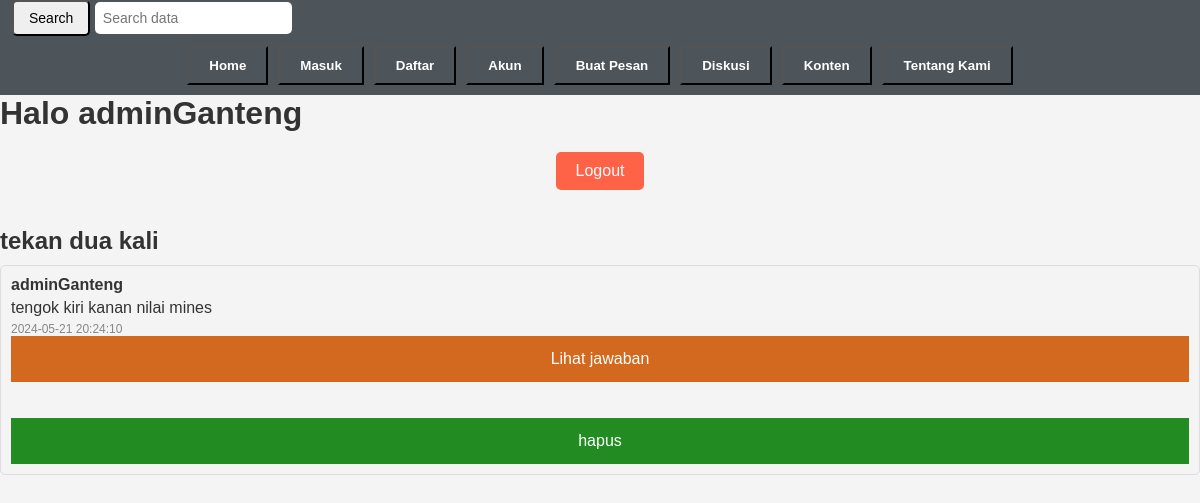
The app's page /account.php (signed in) with its own data.
### tables this page shows
CREATE TABLE `diskusi` (
  `id` int(250) NOT NULL,
  `userName` text NOT NULL,
  `content` text NOT NULL,
  `regdate` timestamp NOT NULL DEFAULT current_timestamp() ON UPDATE current_timestamp()
);

### account.php (the view, shortened to what this page needs)
<?php
include "layout/headers.php";
?>
<body>
    <h1>
        <?php
        if (isset($_SESSION['is_login'])) {
            echo "Halo ";
            echo htmlspecialchars($_SESSION['user']);
            echo '<form action="submit.php" method="post" class="logout-form">
                    <button type="submit" name="logout" class="logout-button">Logout</button>
                  </form>';
            echo '<br><h2>tekan dua kali </h2>';
        } else {
            echo "Silahkan login terlebih dahulu";
        }
        ?>
    </h1>
</body>
<?php
if (isset($_SESSION["user"])) {
    $nama = $_SESSION["user"];
    $stmt = $conn->prepare("SELECT id, userName, content, regdate FROM diskusi WHERE userName = ?");
    $stmt->bind_param("s", $nama);
    $stmt->execute();
    $result = $stmt->get_result();
    if ($result->num_rows > 0) {
        while ($row = $result->fetch_assoc()) {
            $id = $row['id'];
            $get = $row['content'];
            echo "<ul class='discussion-item'>";
            echo "<li class='username'>" . $row["userName"] . "</li>";
            echo "<li class='content'>" . $row["content"] . "</li>";
            echo "<li class='regdate'>" . $row["regdate"] . "</li>";
            echo "<li><a href='proses.php?id=$id' class='link'>Lihat jawaban</a></li><br><br>";
            echo "<li><a href='proses1.php?delete=$get' class='tmbl'>hapus</a></li>";
            echo "</ul>";
        }
    } else {
        echo "0 results";
    }
}
?>

### style/index.css (style rules this page uses)
body { font-family: Arial, sans-serif; background-color: #d4d4d4; color: #333; margin: 0; padding: 0; }

### layout/headers.php (style rules this page uses)
* { margin: 0; padding: 0; box-sizing: border-box; }
body { font-family: Arial, sans-serif; background-color: #f4f4f4; }

### account.php (style rules this page uses)
.logout-form { margin-top: 20px; text-align: center; }
.logout-button { padding: 10px 20px; background-color: #FF6347; color: white; border: none; border-radius: 5px; font-size: 16px; cursor: pointer; }
.discussion-item { list-style-type: none; margin: 10px 0; padding: 10px; border: 1px solid #ddd; border-radius: 5px; }
.username { font-weight: bold; }
.content { margin: 5px 0; }
.regdate { color: #888; font-size: 12px; }
.link { display: block; color: white; text-align: center; padding: 14px 16px; text-decoration: none; background-color: chocolate; }
.tmbl { display: block; color: white; text-align: center; padding: 14px 16px; text-decoration: none; background-color: #228B22; }

### records on screen
diskusi: userName "adminGanteng", content "tengok kiri kanan nilai mines", regdate "2024-05-21 20:24:10"

### other values on screen
$_SESSION['user'] "adminGanteng"
